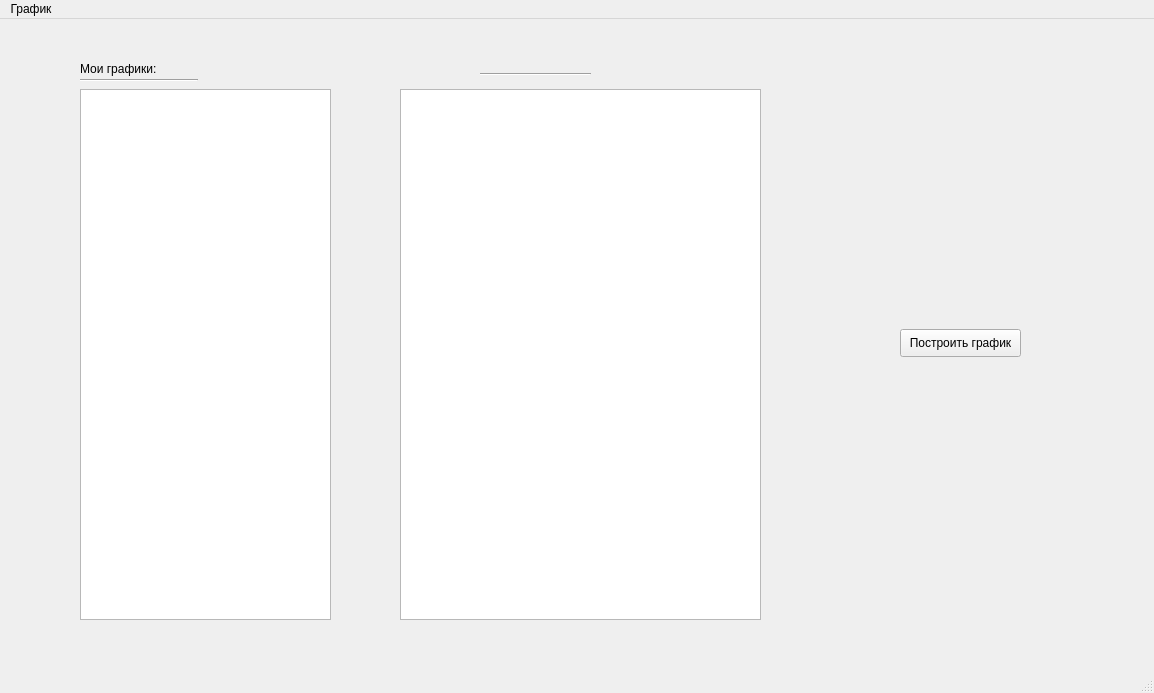
<?xml version="1.0" encoding="UTF-8"?>
<ui version="4.0">
 <class>MainWindow</class>
 <widget class="QMainWindow" name="MainWindow">
  <property name="geometry">
   <rect>
    <x>0</x>
    <y>0</y>
    <width>1154</width>
    <height>693</height>
   </rect>
  </property>
  <property name="windowTitle">
   <string>MainWindow</string>
  </property>
  <widget class="QWidget" name="centralwidget">
   <widget class="QListWidget" name="Grahps_list">
    <property name="geometry">
     <rect>
      <x>80</x>
      <y>70</y>
      <width>251</width>
      <height>531</height>
     </rect>
    </property>
   </widget>
   <widget class="QTableWidget" name="table_values">
    <property name="geometry">
     <rect>
      <x>400</x>
      <y>70</y>
      <width>361</width>
      <height>531</height>
     </rect>
    </property>
   </widget>
   <widget class="QLabel" name="label">
    <property name="geometry">
     <rect>
      <x>80</x>
      <y>40</y>
      <width>131</width>
      <height>20</height>
     </rect>
    </property>
    <property name="text">
     <string>Мои графики:</string>
    </property>
    <property name="scaledContents">
     <bool>false</bool>
    </property>
    <property name="wordWrap">
     <bool>false</bool>
    </property>
   </widget>
   <widget class="QLabel" name="label_graph_name">
    <property name="geometry">
     <rect>
      <x>510</x>
      <y>20</y>
      <width>151</width>
      <height>21</height>
     </rect>
    </property>
    <property name="text">
     <string/>
    </property>
   </widget>
   <widget class="Line" name="line">
    <property name="geometry">
     <rect>
      <x>480</x>
      <y>40</y>
      <width>111</width>
      <height>31</height>
     </rect>
    </property>
    <property name="orientation">
     <enum>Qt::Horizontal</enum>
    </property>
   </widget>
   <widget class="Line" name="line_2">
    <property name="geometry">
     <rect>
      <x>80</x>
      <y>60</y>
      <width>118</width>
      <height>3</height>
     </rect>
    </property>
    <property name="orientation">
     <enum>Qt::Horizontal</enum>
    </property>
   </widget>
   <widget class="QPushButton" name="pushButton">
    <property name="geometry">
     <rect>
      <x>900</x>
      <y>310</y>
      <width>121</width>
      <height>28</height>
     </rect>
    </property>
    <property name="text">
     <string>Построить график</string>
    </property>
   </widget>
  </widget>
  <widget class="QMenuBar" name="menubar">
   <property name="geometry">
    <rect>
     <x>0</x>
     <y>0</y>
     <width>1154</width>
     <height>26</height>
    </rect>
   </property>
   <widget class="QMenu" name="menu">
    <property name="title">
     <string>График</string>
    </property>
    <addaction name="separator"/>
    <addaction name="separator"/>
    <addaction name="action_delete_graph"/>
    <addaction name="action_create_graph"/>
    <addaction name="action_edit"/>
   </widget>
   <addaction name="menu"/>
  </widget>
  <widget class="QStatusBar" name="statusbar"/>
  <action name="action_delete_graph">
   <property name="text">
    <string>Удалить</string>
   </property>
  </action>
  <action name="action_create_graph">
   <property name="text">
    <string>Создать</string>
   </property>
  </action>
  <action name="action_edit">
   <property name="text">
    <string>Редактировать</string>
   </property>
  </action>
  <action name="action_2">
   <property name="text">
    <string>Построить </string>
   </property>
  </action>
 </widget>
 <resources/>
 <connections/>
</ui>
